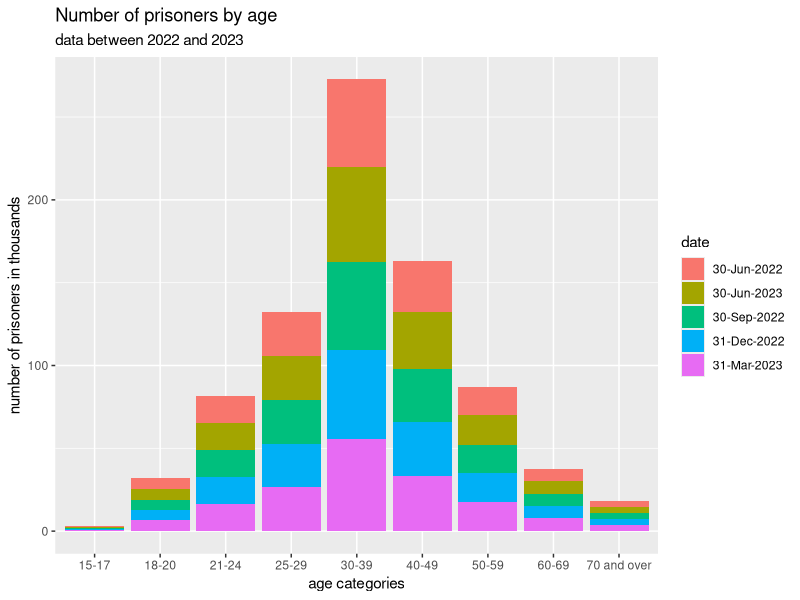

The R script that drew this image:
## ---- chunk 1
knitr::opts_chunk$set(echo = TRUE)
## ---- chunk 2
library(tidyverse)
library(readxl)
# Add any other libraries here


## ---- chunk 3
# load your data 
data <- read_excel("data/criminal age dataset.xlsx")

#renaming column heading and cleaning the data so that mini headings are not in the age column
names(data)[1] <- "age"

clean_data <- data %>%
  filter(
    !age %in% c("Males and Females", "Remand", "Sentenced", "Non criminal prisoners")
  )

#removing the percentage change column

clean_data <- clean_data %>%
  select(-`Percentage change \r\nJune 2022 to 2023`)


#having to change the format of the data set to long form

data_long <- clean_data %>%
  pivot_longer(
    cols = -age,
    names_to = "date",
    values_to = "values"
  )

#forcing the value to be numeric 

data_long$values <- as.numeric(gsub(",", "", data_long$values))

#bar plot to compare age against total number of criminals

ggplot(data_long, aes(
    x = age,
    y = values / 1000,
    fill = date
    )) +
  geom_bar(stat="identity") +
  labs(
    x = "age categories",
    y = "number of prisoners in thousands",
    title = "Number of prisoners by age",
    subtitle = "data between 2022 and 2023",
    fill = "date")

